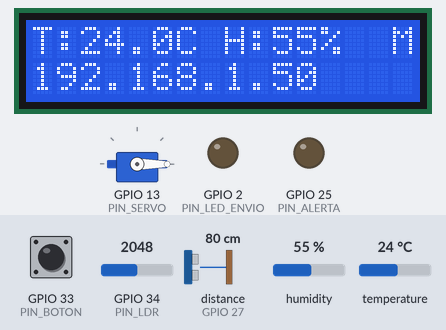
This sketch was run on a simulated ESP32. Parts: servo, 16×2 character LCD, output pins drawn as LEDs (lit = HIGH). Wiring (inferred from the names in the program): ultrasonic range finder: trigger GPIO 26; echo GPIO 27. The test bench sets the inputs (shaded band); at power-on: GPIO 33 (PIN_BOTON) HIGH, distance to the obstacle (sensor on GPIO 27) 80 cm, humidity 55 %, GPIO 34 (PIN_LDR) = 2048, temperature 24 °C (analog values on the 0–4095 scale). The echo pulse lasts 58.3 µs per cm; WiFi joins after 1.5 s; servers stay silent unless stated; uploads are accepted with an empty reply; pins used as bus, display or sensor lines are not drawn; what the sketch prints to the serial monitor is not drawn.

Above: at 3.6 s.
3.7 s: GPIO 33 (PIN_BOTON) pulled LOW for 0.15 s
At 6.8 s:
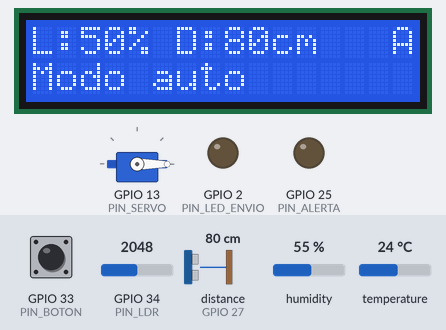
13.1 s: distance to the obstacle (sensor on GPIO 27) set to 22 cm
At 18.4 s:
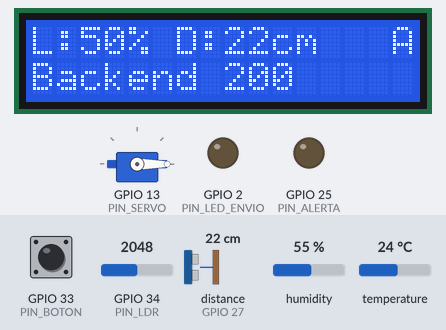
21.7 s: distance to the obstacle (sensor on GPIO 27) set to 19 cm
At 22.9 s:
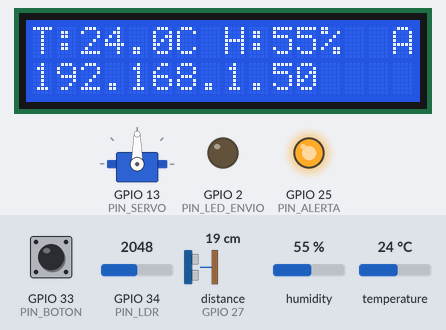
31.0 s: GPIO 33 (PIN_BOTON) pulled LOW for 1 s
At 36.9 s:
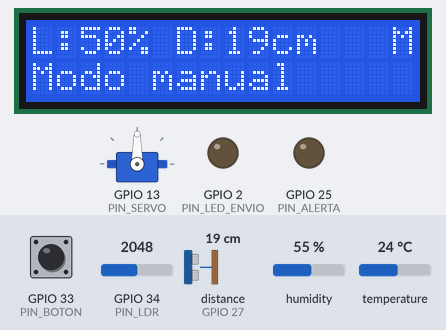
41.3 s: humidity set to 22 %
At 46.3 s:
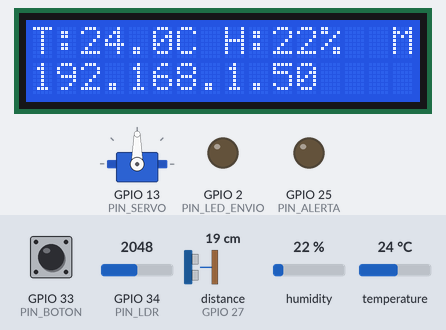
50.6 s: GPIO 34 (PIN_LDR) set to 2866
At 55.5 s:
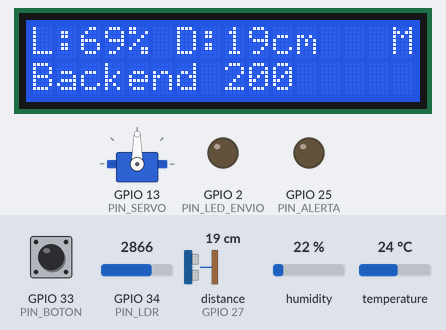
Timing chart, 0 to 57.0 s (numbered marks = the images above; inputs shaded):
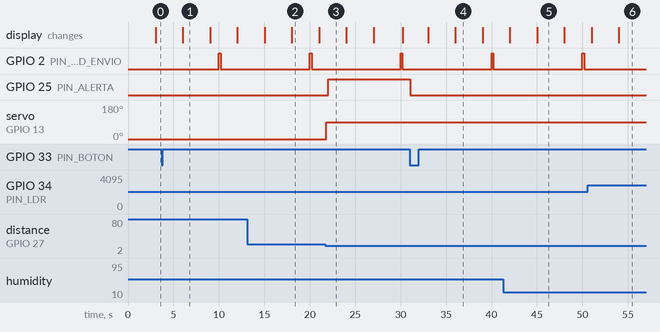

The sketch:

estacion_iot.ino
```cpp
/*
  ============================================================================
  Práctica 2 + Trabajo Autónomo 2 – Estación inteligente
  Aplicaciones Tecnológicas Autónomas – ITS Sudamericano
  ----------------------------------------------------------------------------
  El ESP32 cumple DOS papeles al mismo tiempo:
    1) SERVIDOR: expone una API REST en JSON
         GET  /api/estado  -> lecturas, modo, LED y configuración (pública)
         POST /api/servo   -> mueve la compuerta (X-API-Key; 409 en modo automático)
    2) CLIENTE: habla con el backend Next.js
         POST {BACKEND_URL}/api/lecturas -> cada N s; la respuesta trae la configuración
         POST {BACKEND_URL}/api/eventos  -> apertura, cierre y cambio_modo

  Escenario: el servo es la compuerta de una bodega (0° = cerrada, 90° = abierta).
    - Modo automático: persona a menos del umbral -> abre y enciende el LED.
                       5 s seguidos sin nadie     -> cierra y apaga el LED.
    - Modo manual:     la compuerta solo se mueve con órdenes del dashboard.
    - El pulsador alterna entre los dos modos.

  Periféricos: DHT11, LDR (divisor con 10 kΩ), HC-SR04 (ECHO con divisor
  1 kΩ / 2 kΩ), servo SG90 (fuente de 5 V externa), LCD 16x2 I2C,
  LED rojo de alerta (GPIO25 + resistencia) y pulsador (GPIO33, pull-up interno).
  ============================================================================
*/
#include <WiFi.h>
#include <WebServer.h>
#include <HTTPClient.h>
#include <ESPmDNS.h>
#include <ArduinoJson.h>        // Benoit Blanchon, versión 7.x
#include <DHT.h>                // Adafruit DHT sensor library
#include <ESP32Servo.h>         // Kevin Harrington / John K. Bennett
#include <Wire.h>
#include <LiquidCrystal_I2C.h>  // Frank de Brabander
#include "secrets.h"            // WIFI_SSID, WIFI_PASS, API_KEY, BACKEND_URL

// ------------------------------- Pines --------------------------------------
#define PIN_DHT        4
#define PIN_LDR        34   // ADC1: el ADC2 NO funciona mientras el WiFi está activo
#define PIN_TRIG       26
#define PIN_ECHO       27   // llega a través del divisor 1 kΩ / 2 kΩ (5 V -> 3.3 V)
#define PIN_SERVO      13
#define PIN_LED_ENVIO  2    // LED integrado: parpadea en cada envío al backend
#define PIN_ALERTA     25   // LED rojo de alerta, con su resistencia limitadora
#define PIN_BOTON      33   // pulsador entre el pin y GND (pull-up interno)

#define DHTTYPE    DHT11
#define DEVICE_ID  "grupo6"   // también es el nombre mDNS: http://grupo6.local

// ------------------------------ Compuerta -----------------------------------
const int ANGULO_CERRADA = 0;
const int ANGULO_ABIERTA = 90;

// ------------------------------- Tiempos ------------------------------------
const unsigned long INTERVALO_SENSORES   = 2000;  // DHT11 y LDR (el DHT11 admite ~1 lectura/s)
const unsigned long INTERVALO_DISTANCIA  = 200;   // ultrasónico: rápido para detectar personas
const unsigned long INTERVALO_LCD        = 3000;  // alterna las dos páginas del LCD
const unsigned long INTERVALO_WIFI       = 10000; // reintento de conexión si se pierde el WiFi
const unsigned long TIEMPO_SIN_PRESENCIA = 5000;  // 5 s seguidos sin nadie -> cerrar
const unsigned long ANTIRREBOTE_MS       = 50;    // el pulsador debe estar estable 50 ms

// ------------------------------- Objetos ------------------------------------
DHT dht(PIN_DHT, DHTTYPE);
Servo servo;
LiquidCrystal_I2C lcd(0x27, 16, 2);   // dirección encontrada con el escáner I2C
WebServer server(80);

// Últimas lecturas (caché). La API responde con esto, no lee el sensor en cada petición.
struct Lecturas {
  float temperatura = NAN;             // °C
  float humedad     = NAN;             // %
  int   luz         = 0;               // 0-100 %
  float distancia   = -1;              // cm, -1 = sin eco (fuera de rango)
  int   servo       = ANGULO_CERRADA;  // grados
} actual;

// Configuración remota. Estos valores se usan hasta recibir los del backend.
struct Configuracion {
  int umbralCm   = 20;   // 5 - 200 cm
  int intervaloS = 10;   // 5 - 60 s
} config;

bool   modoAuto = false;       // arranca en manual: la compuerta no se mueve sola hasta saber el modo
String modoServidor = "";      // último modo que llegó del backend ("auto" o "manual")
bool   ledAlerta = false;
unsigned long tUltimaPresencia = 0;

unsigned long tSensores = 0, tDistancia = 0, tEnvio = 0, tLcd = 0, tWifi = 0;
bool   pantallaA = true;       // LCD: true = clima + IP, false = luz/distancia + último evento
String ultimoEvento = "Iniciando";

// Pulsador (antirrebote)
int lecturaBotonAnterior = HIGH;   // última lectura cruda del pin
int estadoBotonEstable   = HIGH;   // último estado aceptado como real
unsigned long tCambioBoton = 0;    // cuándo cambió por última vez la lectura cruda

const char* textoModo() { return modoAuto ? "auto" : "manual"; }

// ============================ Lectura de sensores ===========================
float leerDistanciaCm() {
  digitalWrite(PIN_TRIG, LOW);
  delayMicroseconds(2);
  digitalWrite(PIN_TRIG, HIGH);       // pulso de disparo de 10 µs
  delayMicroseconds(10);
  digitalWrite(PIN_TRIG, LOW);
  // Timeout de 25 ms (~4 m). Sin timeout, pulseIn bloquea 1 s y el servidor se congela.
  unsigned long us = pulseIn(PIN_ECHO, HIGH, 25000);
  if (us == 0) return -1;             // sin eco
  return us * 0.0343 / 2.0;           // velocidad del sonido 343 m/s, ida y vuelta
}

int leerLuzPorcentaje() {
  long suma = 0;
  for (int i = 0; i < 10; i++) suma += analogRead(PIN_LDR);   // promedio contra el ruido
  int crudo = suma / 10;                                      // 0 - 4095 (12 bits)
  return map(crudo, 0, 4095, 0, 100);
}

void actualizarClimaYLuz() {
  float t = dht.readTemperature();
  float h = dht.readHumidity();
  if (!isnan(t)) actual.temperatura = t;   // si falla, se conserva el último valor válido
  if (!isnan(h)) actual.humedad = h;
  actual.luz = leerLuzPorcentaje();
}

// ============================== JSON ========================================
// Un número no válido (NaN o -1) se envía como null: el backend lo acepta.
void agregarNumero(JsonObject obj, const char* clave, float valor, float invalido = NAN) {
  if (isnan(valor) || valor == invalido) obj[clave] = nullptr;
  else obj[clave] = round(valor * 10) / 10.0;   // 1 decimal
}

void llenarLecturas(JsonObject obj) {
  obj["dispositivo"] = DEVICE_ID;
  agregarNumero(obj, "temperatura", actual.temperatura);
  agregarNumero(obj, "humedad", actual.humedad);
  obj["luz"] = actual.luz;
  agregarNumero(obj, "distancia", actual.distancia, -1);
  obj["servo"] = actual.servo;
}

void llenarConfig(JsonObject obj) {
  obj["umbral_distancia_cm"] = config.umbralCm;
  obj["intervalo_envio_s"]   = config.intervaloS;
  obj["modo"]                = textoModo();
}

void responderJson(int codigo, JsonDocument& doc) {
  String cuerpo;
  serializeJson(doc, cuerpo);
  server.send(codigo, "application/json", cuerpo);
}

void responderError(int codigo, const char* mensaje) {
  JsonDocument doc;
  doc["ok"] = false;
  doc["error"] = mensaje;
  responderJson(codigo, doc);
}

// ========================== Actuadores y modo ===============================
void moverCompuerta(int angulo) {
  servo.write(angulo);
  actual.servo = angulo;
}

void ponerAlerta(bool encendido) {
  ledAlerta = encendido;
  digitalWrite(PIN_ALERTA, encendido ? HIGH : LOW);
}

void cambiarModo(bool nuevoAuto) {
  if (nuevoAuto == modoAuto) return;
  modoAuto = nuevoAuto;
  if (modoAuto) tUltimaPresencia = millis();   // la cuenta de 5 s empieza de cero
  else ponerAlerta(false);                     // en manual las reglas no actúan: alerta apagada
  Serial.printf("[MODO] Ahora en modo %s\n", textoModo());
}

// =================== Cliente HTTP: eventos al backend =======================
// modoNuevo solo se envía en cambio_modo, para que el backend actualice su configuración.
void enviarEvento(const char* tipo, const char* origen, const String& detalle,
                  const char* modoNuevo = nullptr) {
  Serial.printf("[EVENTO] %s (%s): %s\n", tipo, origen, detalle.c_str());
  if (WiFi.status() != WL_CONNECTED) return;

  JsonDocument doc;
  doc["dispositivo"] = DEVICE_ID;
  doc["tipo"] = tipo;
  doc["origen"] = origen;
  doc["detalle"] = detalle;
  if (modoNuevo) doc["modo"] = modoNuevo;
  String cuerpo;
  serializeJson(doc, cuerpo);

  HTTPClient http;
  http.begin(String(BACKEND_URL) + "/api/eventos");
  http.addHeader("Content-Type", "application/json");
  http.addHeader("X-API-Key", API_KEY);
  http.setConnectTimeout(2000);   // tiempos cortos: las reglas no deben quedarse esperando
  http.setTimeout(2000);
  int codigo = http.POST(cuerpo);
  if (codigo > 0) Serial.printf("[EVENTO] backend respondió %d\n", codigo);
  else Serial.printf("[EVENTO] Error: %s\n", http.errorToString(codigo).c_str());
  http.end();
}

// ============================ Reglas y pulsador =============================
void aplicarReglasAutomaticas() {
  if (!modoAuto) return;
  unsigned long ahora = millis();
  bool hayPersona = actual.distancia >= 0 && actual.distancia < config.umbralCm;

  if (hayPersona) {
    tUltimaPresencia = ahora;
    if (actual.servo != ANGULO_ABIERTA) {
      moverCompuerta(ANGULO_ABIERTA);
      ultimoEvento = "Apertura auto";
      enviarEvento("apertura", "automatico",
                   "Distancia " + String((int)round(actual.distancia)) + " cm < umbral " +
                   String(config.umbralCm) + " cm");
    }
    if (!ledAlerta) ponerAlerta(true);
  } else if (ahora - tUltimaPresencia >= TIEMPO_SIN_PRESENCIA) {
    if (actual.servo != ANGULO_CERRADA) {
      moverCompuerta(ANGULO_CERRADA);
      ultimoEvento = "Cierre auto";
      enviarEvento("cierre", "automatico", "Sin presencia durante 5 s");
    }
    if (ledAlerta) ponerAlerta(false);
  }
}

void revisarPulsador() {
  int lectura = digitalRead(PIN_BOTON);
  if (lectura != lecturaBotonAnterior) {   // cambió (o es un rebote): reinicia el cronómetro
    tCambioBoton = millis();
    lecturaBotonAnterior = lectura;
  }
  // Solo se acepta el cambio si la lectura se mantuvo igual durante 50 ms
  if (millis() - tCambioBoton >= ANTIRREBOTE_MS && lectura != estadoBotonEstable) {
    estadoBotonEstable = lectura;
    if (estadoBotonEstable == LOW) {       // LOW = recién presionado (pull-up)
      String detalle = modoAuto ? "Modo automático → manual" : "Modo manual → automático";
      cambiarModo(!modoAuto);
      ultimoEvento = modoAuto ? "Modo auto" : "Modo manual";
      enviarEvento("cambio_modo", "pulsador", detalle, textoModo());
    }
  }
}

// ===================== Configuración remota del backend =====================
// Llega en la respuesta de POST /api/lecturas. Un valor fuera de rango se ignora.
void aplicarConfig(JsonObject cfg) {
  if (cfg["umbral_distancia_cm"].is<int>()) {
    int umbral = cfg["umbral_distancia_cm"];
    if (umbral >= 5 && umbral <= 200) {
      if (umbral != config.umbralCm) Serial.printf("[CONFIG] Umbral %d -> %d cm\n", config.umbralCm, umbral);
      config.umbralCm = umbral;
    } else {
      Serial.printf("[CONFIG] Umbral %d fuera de rango (5-200): se ignora\n", umbral);
    }
  }
  if (cfg["intervalo_envio_s"].is<int>()) {
    int intervalo = cfg["intervalo_envio_s"];
    if (intervalo >= 5 && intervalo <= 60) {
      if (intervalo != config.intervaloS) Serial.printf("[CONFIG] Intervalo %d -> %d s\n", config.intervaloS, intervalo);
      config.intervaloS = intervalo;
    } else {
      Serial.printf("[CONFIG] Intervalo %d fuera de rango (5-60): se ignora\n", intervalo);
    }
  }
  if (cfg["modo"].is<const char*>()) {
    String modo = cfg["modo"].as<const char*>();
    if (modo != "auto" && modo != "manual") {
      Serial.println("[CONFIG] Modo desconocido: se ignora");
    } else if (modo != modoServidor) {
      // Solo se aplica cuando el modo CAMBIA en el servidor (alguien lo editó en la web).
      // Así, un cambio hecho con el pulsador no se deshace en el siguiente envío.
      modoServidor = modo;
      cambiarModo(modo == "auto");
    }
  }
}

// ===================== Cliente HTTP: envío de lecturas ======================
void enviarLecturas() {
  if (WiFi.status() != WL_CONNECTED) return;

  JsonDocument doc;
  llenarLecturas(doc.to<JsonObject>());
  String cuerpo;
  serializeJson(doc, cuerpo);

  HTTPClient http;
  http.begin(String(BACKEND_URL) + "/api/lecturas");
  http.addHeader("Content-Type", "application/json");
  http.addHeader("X-API-Key", API_KEY);
  http.setConnectTimeout(3000);
  http.setTimeout(3000);   // si el backend no responde, no bloquear más de 3 s

  digitalWrite(PIN_LED_ENVIO, HIGH);
  int codigo = http.POST(cuerpo);
  digitalWrite(PIN_LED_ENVIO, LOW);

  if (codigo > 0) {
    Serial.printf("[POST] %d -> %s\n", codigo, cuerpo.c_str());
    ultimoEvento = (codigo == 201) ? String("Envio OK") : "Backend " + String(codigo);
    if (codigo == 201) {
      JsonDocument respuesta;
      if (!deserializeJson(respuesta, http.getString()) && respuesta["config"].is<JsonObject>()) {
        aplicarConfig(respuesta["config"].as<JsonObject>());
      }
    }
  } else {
    Serial.printf("[POST] Error: %s\n", http.errorToString(codigo).c_str());
    ultimoEvento = "Sin backend";
  }
  http.end();
}

// ============================ Rutas del servidor ============================
void rutaRaiz() {
  JsonDocument doc;
  doc["dispositivo"] = DEVICE_ID;
  JsonArray rutas = doc["endpoints"].to<JsonArray>();
  rutas.add("GET  /api/estado");
  rutas.add("POST /api/servo  {\"angulo\": 0-180}  (requiere X-API-Key; solo en modo manual)");
  responderJson(200, doc);
}

void rutaEstado() {
  JsonDocument doc;
  llenarLecturas(doc.to<JsonObject>());
  doc["modo"] = textoModo();
  doc["led"] = ledAlerta;
  llenarConfig(doc["config"].to<JsonObject>());
  doc["ip"] = WiFi.localIP().toString();
  doc["rssi"] = WiFi.RSSI();                 // intensidad de señal WiFi (dBm)
  doc["uptime_s"] = millis() / 1000;
  doc["ultimo_evento"] = ultimoEvento;
  responderJson(200, doc);
}

void rutaServo() {
  // 1) Autenticación: solo quien conoce la clave puede mover el actuador
  if (server.header("X-API-Key") != API_KEY) {
    responderError(401, "API key inválida");
    return;
  }
  // 2) En modo automático la compuerta la manejan las reglas, no la web
  if (modoAuto) {
    responderError(409, "La compuerta está en modo automático: cambie a manual para moverla desde la web");
    return;
  }
  // 3) El cuerpo JSON llega en el argumento especial "plain"
  JsonDocument entrada;
  if (deserializeJson(entrada, server.arg("plain"))) {
    responderError(400, "JSON inválido");
    return;
  }
  // 4) Validación: el hardware solo admite 0-180°
  if (!entrada["angulo"].is<int>()) {
    responderError(400, "Falta el campo 'angulo' (entero)");
    return;
  }
  int angulo = entrada["angulo"];
  if (angulo < 0 || angulo > 180) {
    responderError(422, "El ángulo debe estar entre 0 y 180");
    return;
  }
  // 5) Acción física
  moverCompuerta(angulo);
  ultimoEvento = "Servo " + String(angulo) + " grados";
  Serial.println("[API] " + ultimoEvento);

  JsonDocument doc;
  doc["ok"] = true;
  doc["angulo"] = angulo;
  responderJson(200, doc);
}

void rutaNoEncontrada() {
  responderError(404, "Ruta no encontrada");
}

// ================================ LCD =======================================
// Página A: clima + IP.   Página B: luz/distancia + último evento.
// En la esquina superior derecha: A = automático, M = manual.
void actualizarLcd() {
  lcd.clear();

  lcd.setCursor(0, 0);
  if (pantallaA) {
    if (isnan(actual.temperatura)) lcd.print("T:--  H:--");
    else lcd.printf("T:%.1fC H:%.0f%%", actual.temperatura, actual.humedad);
  } else {
    if (actual.distancia < 0) lcd.printf("L:%d%% D:--", actual.luz);
    else lcd.printf("L:%d%% D:%.0fcm", actual.luz, actual.distancia);
  }
  lcd.setCursor(15, 0);
  lcd.print(modoAuto ? 'A' : 'M');

  lcd.setCursor(0, 1);
  if (pantallaA) lcd.print(WiFi.localIP());
  else lcd.print(ultimoEvento.substring(0, 16));

  pantallaA = !pantallaA;
}

// ================================ WiFi ======================================
void conectarWiFi() {
  WiFi.mode(WIFI_STA);
  WiFi.begin(WIFI_SSID, WIFI_PASS);
  Serial.print("Conectando a WiFi");
  lcd.setCursor(0, 0);
  lcd.print("Conectando WiFi");
  unsigned long inicio = millis();
  while (WiFi.status() != WL_CONNECTED && millis() - inicio < 20000) {
    delay(500);
    Serial.print(".");
  }
  Serial.println();
  if (WiFi.status() == WL_CONNECTED) {
    Serial.print("IP: ");
    Serial.println(WiFi.localIP());
  } else {
    Serial.println("No se pudo conectar. Se reintentará en el loop.");
  }
}

// ================================ setup =====================================
void setup() {
  Serial.begin(115200);
  pinMode(PIN_TRIG, OUTPUT);
  pinMode(PIN_ECHO, INPUT);
  pinMode(PIN_LED_ENVIO, OUTPUT);
  pinMode(PIN_ALERTA, OUTPUT);
  digitalWrite(PIN_ALERTA, LOW);
  pinMode(PIN_BOTON, INPUT_PULLUP);   // HIGH en reposo, LOW al presionar
  analogReadResolution(12);           // 0 - 4095
  analogSetAttenuation(ADC_11db);     // rango aproximado 0 - 3.1 V

  dht.begin();
  servo.setPeriodHertz(50);           // servo estándar: 50 Hz (periodo 20 ms)
  servo.attach(PIN_SERVO, 500, 2400); // ancho de pulso 0.5 ms (0°) a 2.4 ms (180°)
  moverCompuerta(ANGULO_CERRADA);     // la compuerta arranca cerrada

  Wire.begin(21, 22);                 // SDA, SCL
  lcd.init();
  lcd.backlight();

  conectarWiFi();

  if (MDNS.begin(DEVICE_ID)) {
    MDNS.addService("http", "tcp", 80);
    Serial.println("mDNS: http://" DEVICE_ID ".local");
  }

  // Encabezados que el servidor debe conservar para leerlos en las rutas
  const char* encabezados[] = {"X-API-Key"};
  server.collectHeaders(encabezados, 1);

  server.on("/", HTTP_GET, rutaRaiz);
  server.on("/api/estado", HTTP_GET, rutaEstado);
  server.on("/api/servo", HTTP_POST, rutaServo);
  server.onNotFound(rutaNoEncontrada);
  server.begin();
  Serial.println("Servidor HTTP iniciado en el puerto 80");
}

// ================================= loop =====================================
// Sin delay(): cada tarea se ejecuta cuando le toca, y el servidor siempre atiende.
void loop() {
  server.handleClient();
  revisarPulsador();
  unsigned long ahora = millis();

  if (ahora - tDistancia >= INTERVALO_DISTANCIA) {
    tDistancia = ahora;
    actual.distancia = leerDistanciaCm();
    aplicarReglasAutomaticas();
  }
  if (ahora - tSensores >= INTERVALO_SENSORES) {
    tSensores = ahora;
    actualizarClimaYLuz();
  }
  if (ahora - tEnvio >= (unsigned long)config.intervaloS * 1000UL) {
    tEnvio = ahora;
    enviarLecturas();
  }
  if (ahora - tLcd >= INTERVALO_LCD) {
    tLcd = ahora;
    actualizarLcd();
  }
  // Reconexión automática si se pierde el WiFi
  if (WiFi.status() != WL_CONNECTED && ahora - tWifi >= INTERVALO_WIFI) {
    tWifi = ahora;
    Serial.println("WiFi perdido, reconectando...");
    WiFi.reconnect();
  }
}
```

Source omitted: secrets.example.h (661 bytes)

Measured:
- the behaviour switches between 21 and 20 cm on distance to the obstacle (sensor on GPIO 27) (found by bisection; images 2 and 3)
- after the input at 3.7 s, the display: changes after 2.3 s (image 1)
- after the input at 13.1 s, the display: first differs from a run without the input after 4.9 s (image 2)
- after the input at 21.7 s, GPIO 25 (PIN_ALERTA): LOW → HIGH after 0.33 s; servo on GPIO 13 (PIN_SERVO): 0° → 90° after 0.13 s
- after the input at 31.0 s, GPIO 25 (PIN_ALERTA): HIGH → LOW after 0.05 s; the display: first changes after 2.0 s (image 4 shows a later state)
- after the input at 41.3 s, the display: first differs from a run without the input after 3.7 s (image 5)
- after the input at 50.6 s, the display: first differs from a run without the input after 3.4 s (image 6)
